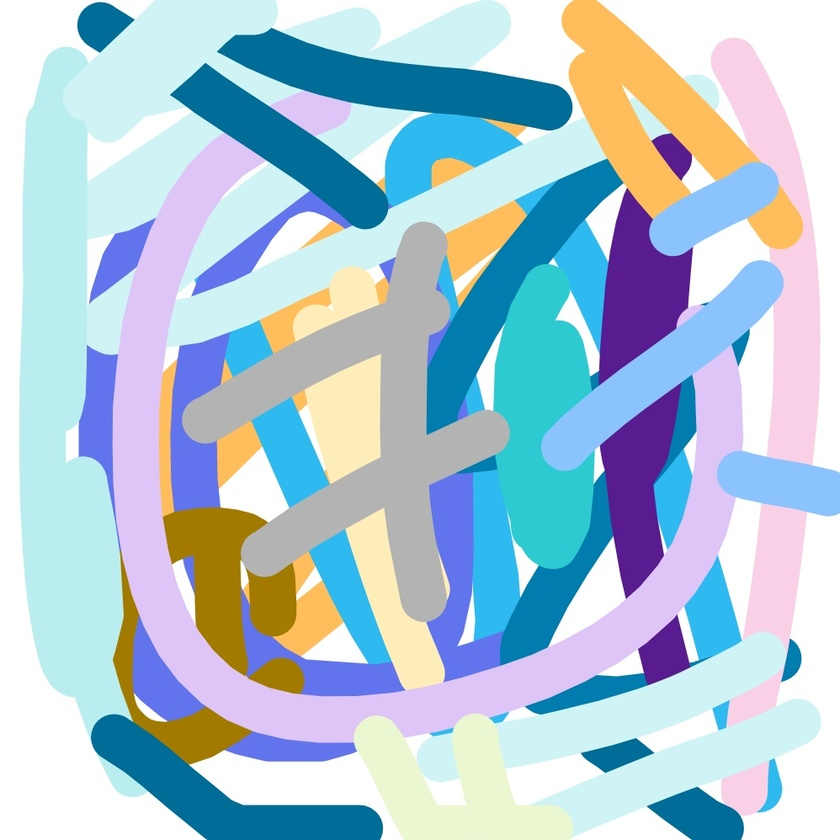
//> input picture 3.2.2两张图像像素比较/Img/img.jpg, 840 x 840 px, shrunk from 998 x 998 before the run
$ ./main   (built with g++ and OpenCV 4)
//> lines starting //> are read from the running program, lines starting //| are printed output that depends on the picture
#include <iostream>
#include<opencv4/opencv2/core/core.hpp>
#include<opencv4/opencv2/highgui.hpp>
#include<opencv4/opencv2/opencv.hpp>
using namespace std;
using namespace cv;
int main() {
    Mat a =(Mat_<uchar>(1,2)<<0,5);
    Mat b =(Mat_<uchar>(1,2)<<0,6);
    Mat nothh,andhh,orhh,xorhh;
    bitwise_not(a,nothh);
    bitwise_and(a,b,andhh);
    bitwise_or(a,b,orhh);
    bitwise_xor(a,b,xorhh);
    cout<<nothh<<endl<<andhh<<endl<<orhh<<endl<<xorhh<<endl;
    //读取图片
    Mat img = imread("../Img/img.jpg");
//> img is the input picture: 840 rows x 840 cols, CV_8UC3; mean B, G, R 213.1, 198.2, 174.5
    Mat baidi = imread("../Img/baidi.jpg");
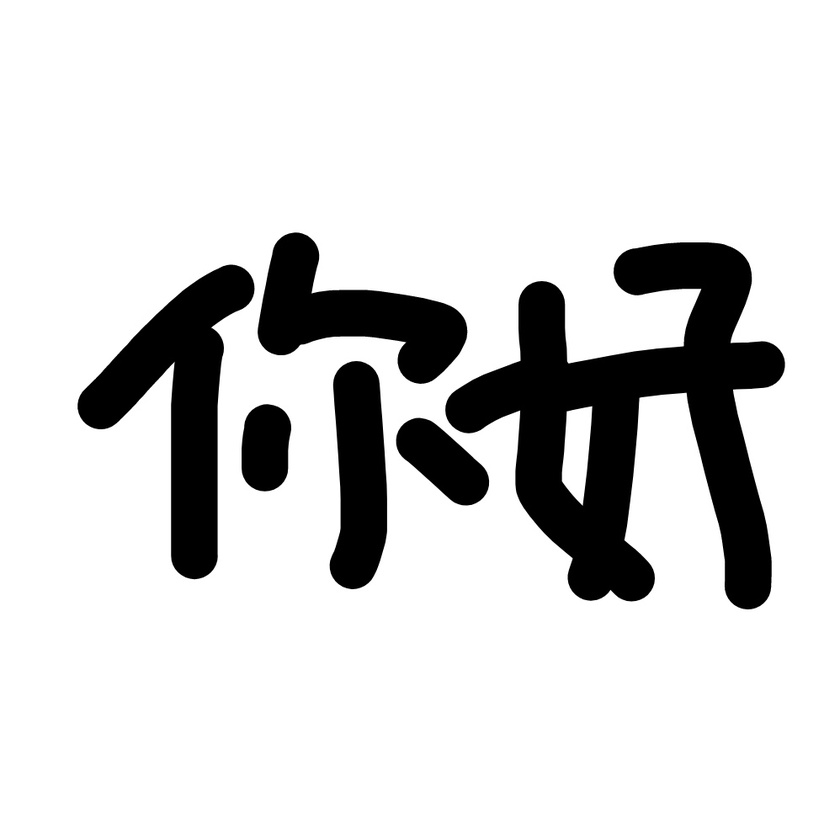
//> input picture 3.2.2逻辑操作NOT/Img/baidi.jpg, 840 x 840 px, shrunk from 998 x 998 before the run
//> baidi is the input picture: 840 rows x 840 cols, CV_8UC3; min 0, max 255, mean 215.7
    Mat heidi = imread("../Img/heidi.jpg");
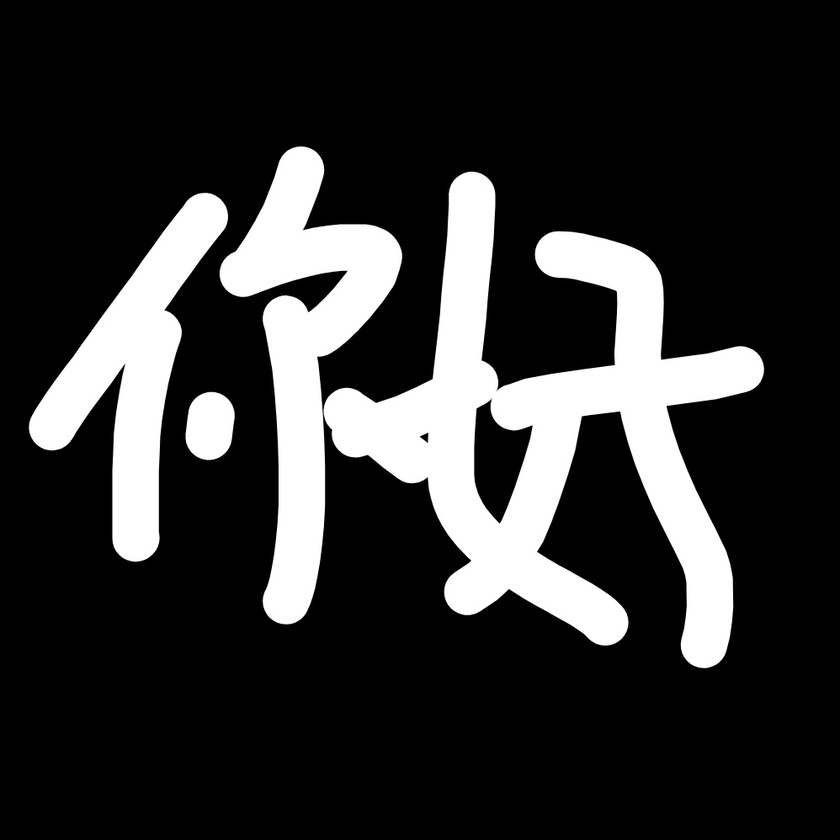
//> input picture 3.2.2逻辑操作NOT/Img/heidi.jpg, 840 x 840 px, shrunk from 998 x 998 before the run
//> heidi is the input picture: 840 rows x 840 cols, CV_8UC3; min 0, max 255, mean 48.3
    //与
    Mat imgheidiand;
    bitwise_and(img,heidi,imgheidiand);
    //非
    Mat heidinot;
    bitwise_not(heidi,heidinot);
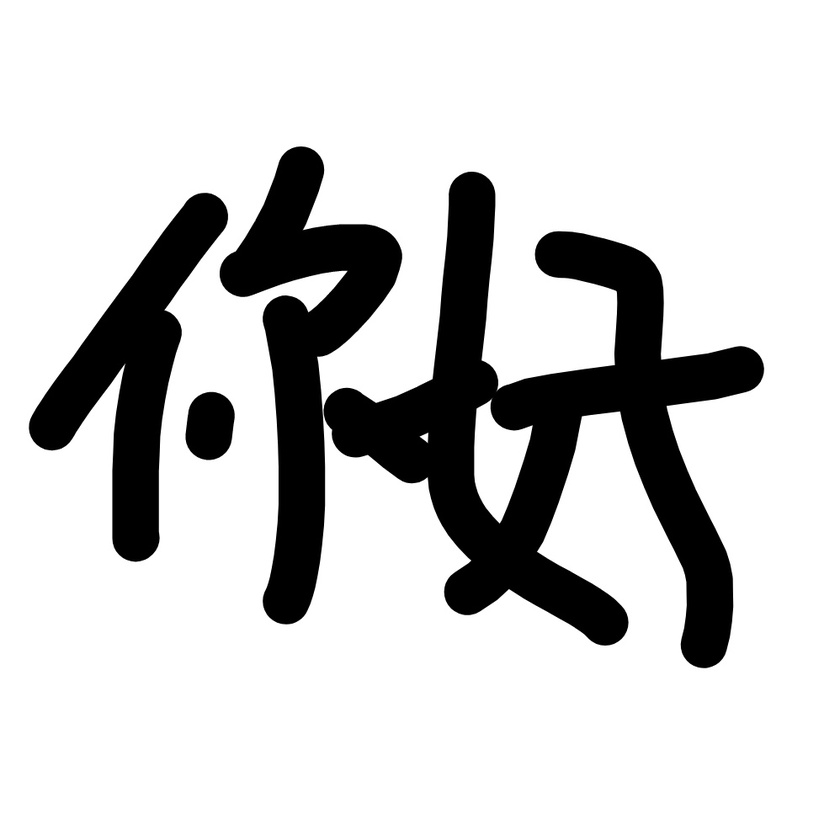
//> heidinot: 840 rows x 840 cols, CV_8UC3; min 0, max 255, mean 206.7

    //test
    Mat imgnot;
    cvtColor(heidi,heidi,COLOR_BGR2GRAY);
//> heidi: 840 rows x 840 cols, CV_8UC1
    bitwise_not(img,imgnot,heidi);
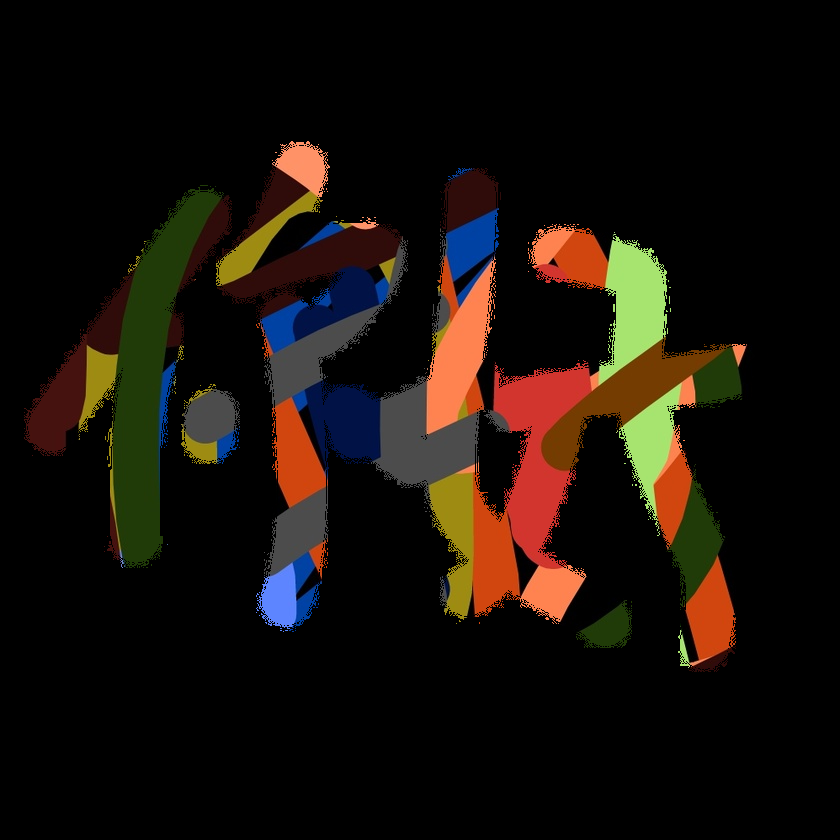
//> imgnot: 840 rows x 840 cols, CV_8UC3; mean B, G, R 9.8, 15.9, 22.7
    Mat jieguo;
    Mat imgbaidimin;
    min(img,baidi,imgbaidimin);
    jieguo=imgbaidimin+imgnot;
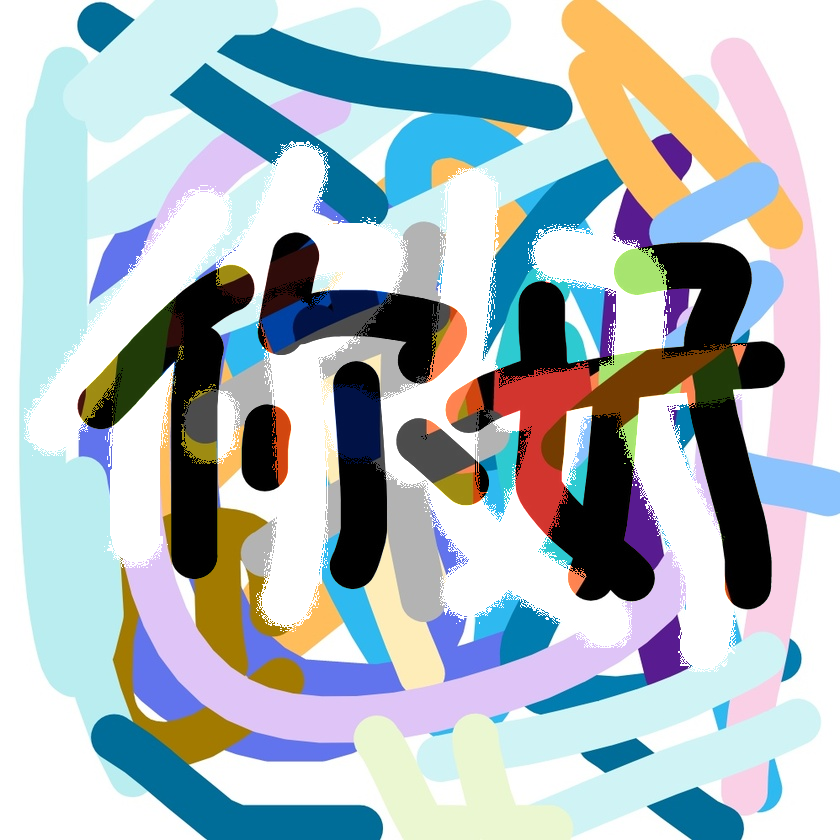
//> jieguo: 840 rows x 840 cols, CV_8UC3; mean B, G, R 191, 186.3, 174.1

    namedWindow("img",0);
    namedWindow("baidi",0);
    namedWindow("heidi",0);
    namedWindow("imgheidiand",0);
    namedWindow("imgnot",0);
    namedWindow("jieguo",0);
    namedWindow("imgbaidimin",0);
    namedWindow("heidinot",0);
    imshow("img",img);
    imshow("baidi",baidi);
    imshow("heidi",heidi);
    imshow("imgheidiand",imgheidiand);
    imshow("imgnot",imgnot);
    imshow("jieguo",jieguo);
    imshow("imgbaidimin",imgbaidimin);
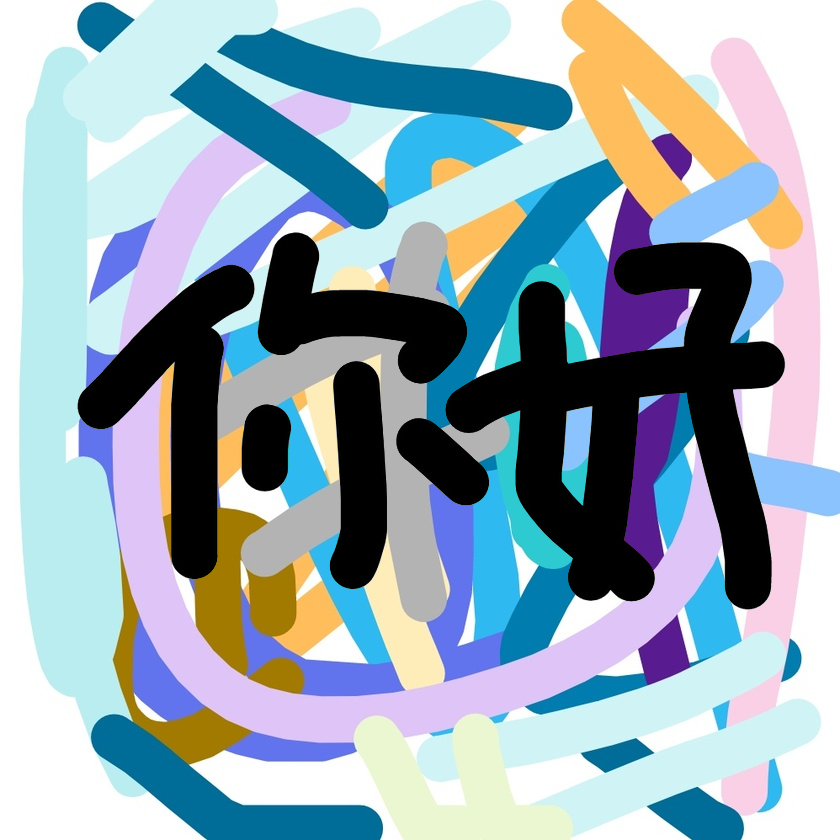
//> window 'imgbaidimin': 840 rows x 840 cols, CV_8UC3; mean B, G, R 181.2, 170.4, 151.3
    imshow("heidinot",heidinot);

    waitKey(0);
    return 0;
}
